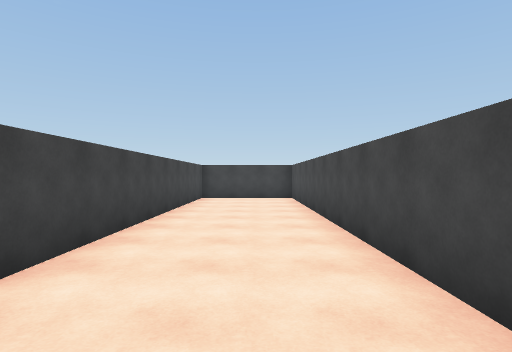
View 1 (above)

19 first-person views from a walk through a scene from a Unity 3-D project. The camera is 1.5 m above the floor, looks level and sees 80° across. The floor is counted in squares, 1.8 m on a side. Each view is taken from the middle of a square. On the plan, view 1 faces up. The plan holds only what a view shows up to about 11 squares ahead; the rest is blank. The place goes on beyond the plan. The player character is not drawn.

View 2
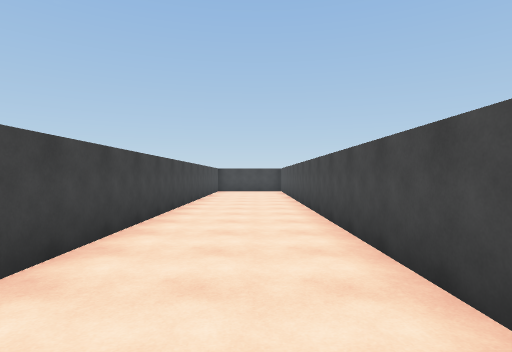

View 3
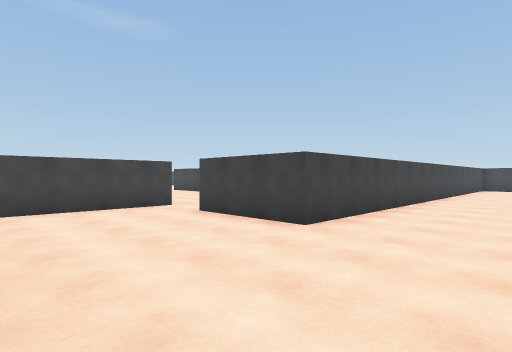

View 4
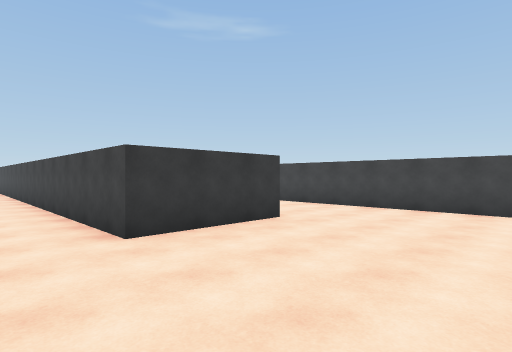

View 5
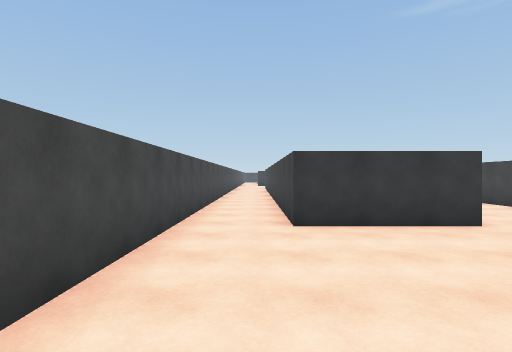

View 6
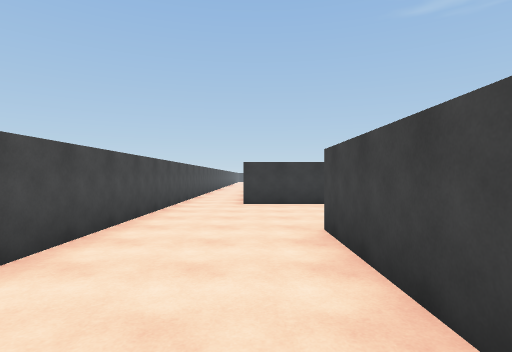

View 7
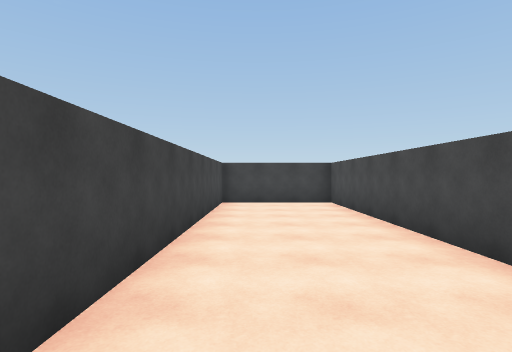

View 8
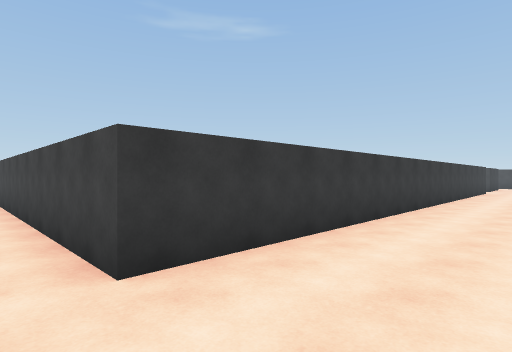

View 9
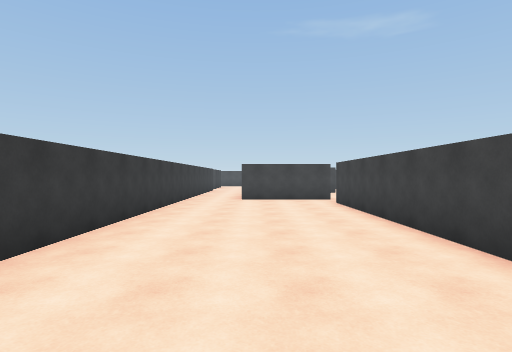

View 10
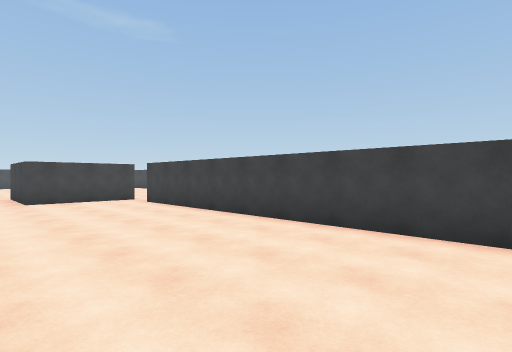

View 11
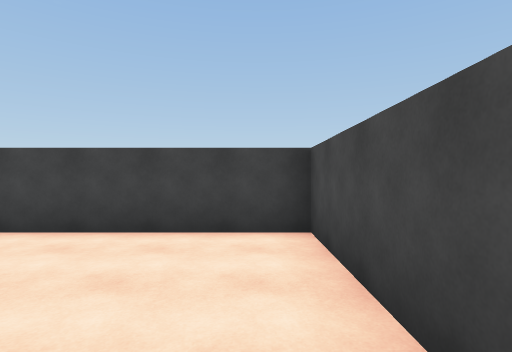

View 12
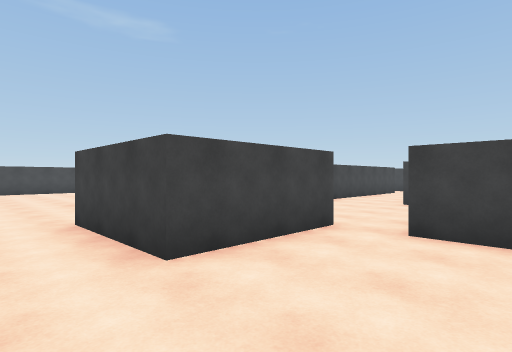

View 13
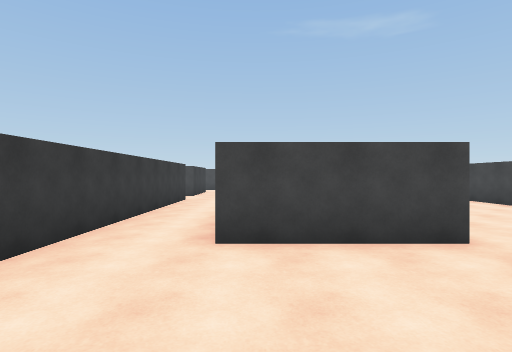

View 14
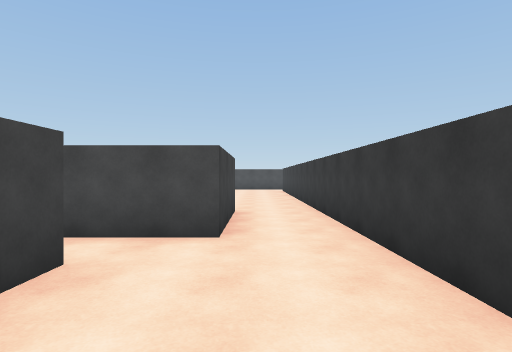

View 15
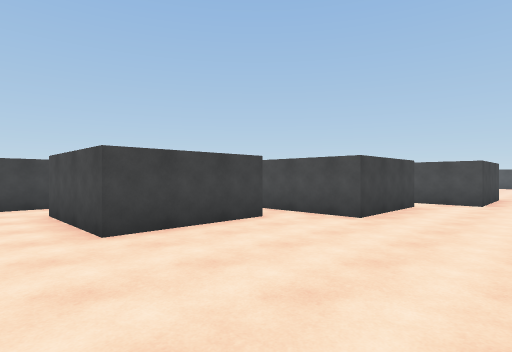

View 16
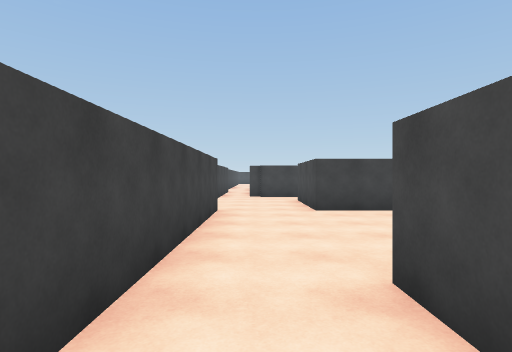

View 17
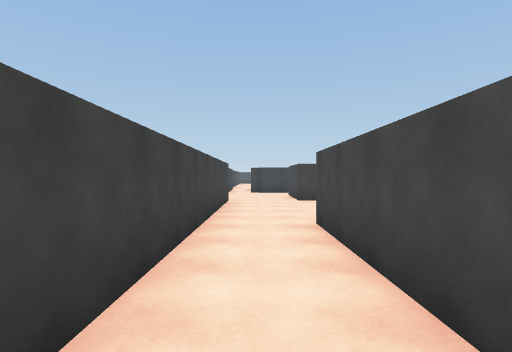

View 18
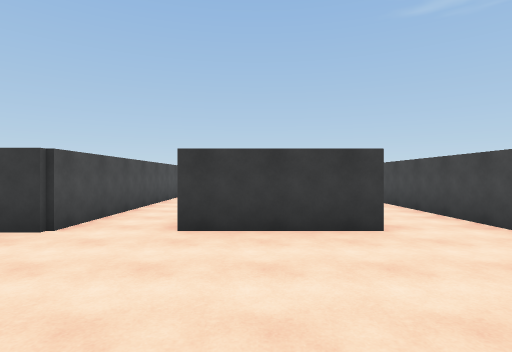

View 19
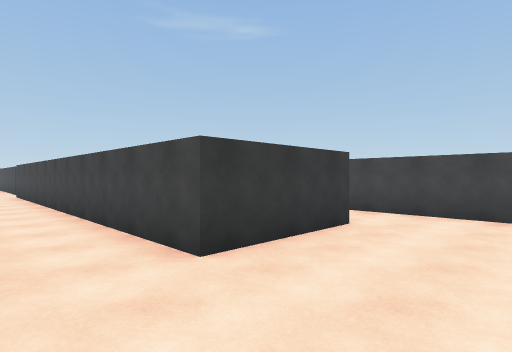

### Floor plan
Points are (right, up) in squares from view 1. A wall is a line through its corners. A room is listed if a view was taken in it or the views show most of it. See-through windows are left out.
Room 1 (views 1, 2, 3, 4, 5, 6, 7)
walls: (-6.9, -4.5) (-6.9, -11.5); (-3.8, -9.1) (-0.6, -9.1) (-0.6, -11.5); (1.4, -11.5) (1.4, 11.6) (-2.1, 11.6) (-2.1, -4.7) (-5.2, -4.7)
ways out: opening at (-6, -5) to room 2
Room 2 (views 8, 9, 10, 11, 12, 13)
walls: (-16.7, 0.8) (-16.7, -2.5) (-19.9, -2.5) (-19.9, -0.4); (-5.2, -3.1) (-5.2, 0.5) (-15.5, 0.5); (-21.4, -4.5) (-6.9, -4.5)
ways out: opening at (-6, -5) to room 1; opening at (-21, -3) to room 3; opening at (-16, 0)
Room 3 (views 14, 15, 16, 17, 18, 19)
walls: (-25.4, 0.5) (-28.6, 0.5) (-28.6, 3.5); (-30.9, 0.4) (-30.9, -9.4); (-21.1, -1.2) (-24.2, -1.2) (-24.2, 0.5); (-28.9, -8.8) (-28.9, -4.5) (-25.8, -4.5) (-25.8, -11.5); (-28.2, 5.2) (-29.2, 5.2); (-23.9, -11) (-23.9, -4.5) (-21.4, -4.5)
ways out: opening at (-21, -3) to room 2; opening at (-25, 1.5)

Positions as (right, up) in squares from view 1, and headings:
1: (0, 0), facing up
2: (0, -5), facing up
3: (1, -9), facing up-left
4: (1, -5), facing down-left
5: (0, -4), facing down
6: (-1, 0), facing down
7: (-1, 2), facing up
8: (-6, -2), facing down-left
9: (-6, -2), facing left
10: (-6, -4), facing up-left
11: (-6, -4), facing up
12: (-14, -4), facing up-left
13: (-13, -2), facing left
14: (-24, -3), facing right
15: (-30, -4), facing up-right
16: (-30, -7), facing up
17: (-30, -10), facing up
18: (-27, 0), facing down
19: (-24, -2), facing down-left
